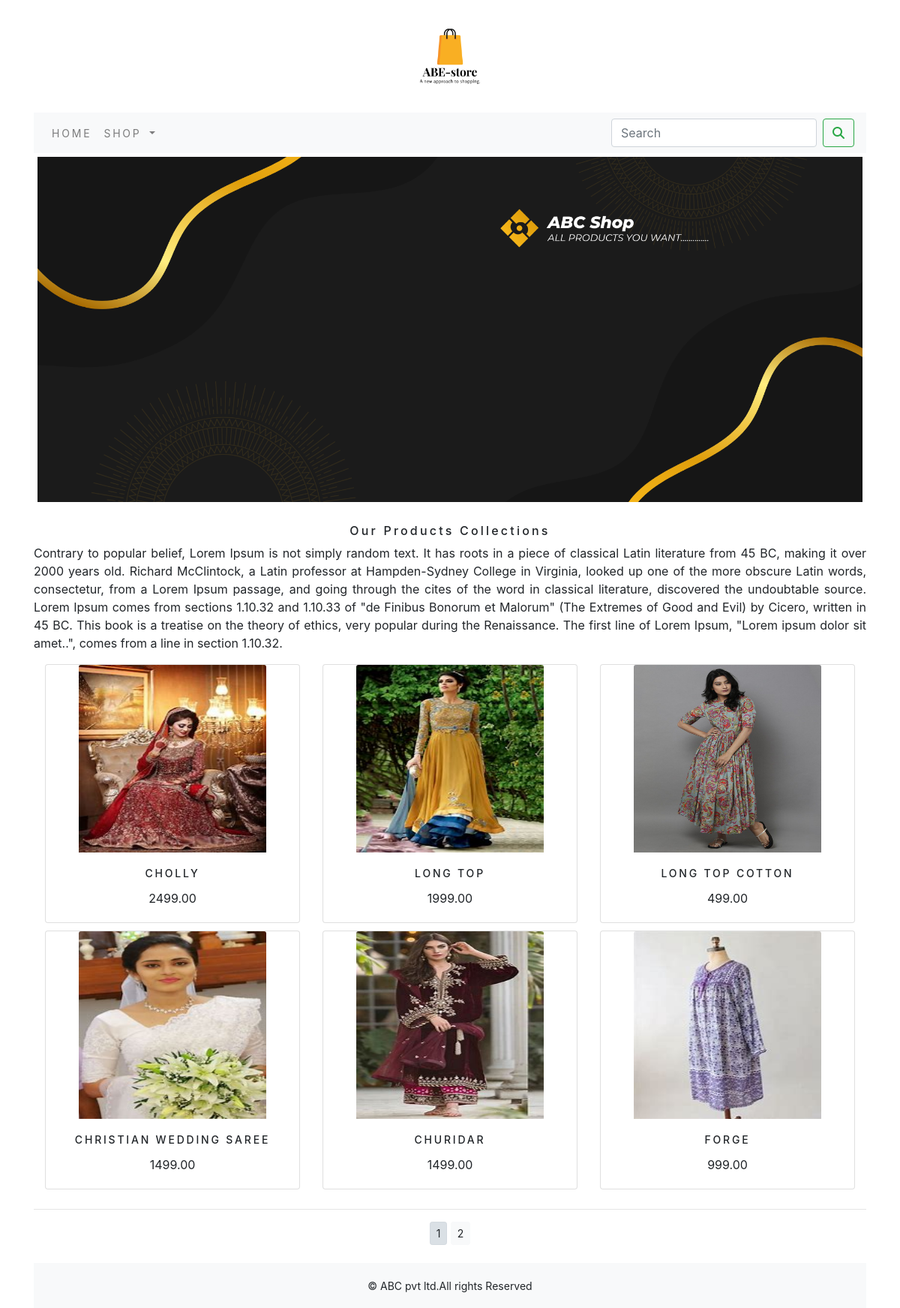
Page /shop on the committed database.
### shopapp/models.py (models this page shows, shortened)
class Product(models.Model):
        name = models.CharField(max_length=250, unique=True)
        slug = models.SlugField(max_length=250, unique=True)
        description = models.TextField(blank=True)
        price=models.DecimalField(max_digits=10,decimal_places=2)
        category=models.ForeignKey(Category,on_delete=models.CASCADE)
        image = models.ImageField(upload_to='product', blank=True)
        stock=models.IntegerField()
        available=models. BooleanField(default=True)
        created=models.DateTimeField(auto_now_add=True)
        updated=models.DateTimeField(auto_now=True)
        class Meta:
            ordering = ('name',)
            verbose_name = 'product'
            verbose_name_plural = 'products'
        def get_url(self):
            return reverse('shopapp:prodCatdetail', args=[self.category.slug,self.slug])

### shopapp/views.py (the view)
# urls.py: path('',views.allProdCat,name='allProdCat'),
def allProdCat(request,c_slug=None):
    c_page=None
    products_list=None
    if c_slug!=None:
        c_page=get_object_or_404(Category,slug=c_slug)
        products_list=Product.objects.all().filter(category=c_page,available=True)
    else:
        products_list=Product.objects.all().filter(available=True)
    paginator=Paginator( products_list,6)
    try:
        page=int(request.GET.get('page','1'))
    except:
        page=1
    try:
        products=paginator.page(page)
    except (EmptyPage,InvalidPage):
        products=paginator.page(paginator.num_pages)
    return render(request,"category.html",{'category':c_page,'products':products})

### cartapp/context_processors.py (called while the page is built)
def counter(request):
    item_count=0
    if 'admin' in request.path:
        return  {}
    else:
        try:
            cart=Cart.objects.filter(cart_id=_cart_id(request))
            car_items=CartItem.objects.all().filter(cart=cart[:1])
            for cart_item in car_items:
                item_count +=cart_item.quantity
        except Cart.DoseNotExist:
            item_count=0
    return dict(item_count=item_count)

### cartapp/views.py (called while the page is built)
def _cart_id(request):
    cart=request.session.session_key
    if not cart:
        cart=request.session.create()
    return cart

### shopapp/context_processors.py (called while the page is built)
def menu_links(request):
    links=Category.objects.all()
    return dict(links=links)

### shopapp/models.py (called while the page is built)
    def get_url(self):
        return reverse('shopapp:products_by_category', args=[self.slug])

### templates/category.html (shortened to what this page needs)
{% extends 'base.html' %}
{% load static %}
{% block content %}
<div class="mx-auto">
    {% if category %}
    <img class="my_image" src="{{category.image.url}}" alt="{{category.name}}">
</div>
    <br>
<div>
    <h1 class="text-center my_title">{{category.name}}</h1>
    <p class="text-justify">{{category.description}}</p>
</div>
    {% else %}
     <div>
         <img class="my_image my_image_padding" src="{% static 'img/banner.png' %}" alt="our products">
     </div><br>
     <div>
         <h1 class="text-center my_title"> Our Products Collections</h1>
         <p class="text-justify">Contrary to popular belief, Lorem Ipsum is not simply random text. It has roots in a piece of classical Latin literature from 45 BC, making it over 2000 years old. Richard McClintock, a Latin professor at Hampden-Sydney College in Virginia, looked up one of the more obscure Latin words, consectetur, from a Lorem Ipsum passage, and going through the cites of the word in classical literature, discovered the undoubtable source. Lorem Ipsum comes from sections 1.10.32 and 1.10.33 of "de Finibus Bonorum et Malorum" (The Extremes of Good and Evil) by Cicero, written in 45 BC. This book is a treatise on the theory of ethics, very popular during the Renaissance. The first line of Lorem Ipsum, "Lorem ipsum dolor sit amet..", comes from a line in section 1.10.32.</p>
     </div>
   {% endif %}
<div class="container">
    <div class="row mx_auto">
         {% for product in products.object_list %}
        <div class="my_bottom_margin col-9 col-sm-12 col-md-4  col-lg-4">
            <div class="card text-center" style="min-width:18rem;">
                <a href="{{product.get_url}}"><img class="card-img-top my_image"style="width:250px;height:250px;" src="{{product.image.url}}"  alt="{{product.name}}"></a>
              <div class="card-body">
                  <h5 class="card-title">{{product.name}}</h5>
                  <p class="card-text">{{product.price}}</p>
              </div>
            </div>
        </div>
         {% endfor %}
    </div>
</div>
<div class="mx-auto">
    {% if products.paginator.num_pages > 1 %}
   <hr>
    <div class="text-center">
        {% for pg in products.paginator.page_range %}
        <a href="?page={{pg}}" class="btn btn-light btn-sm {% if products.number == pg %} active {%endif %}">{{pg}}</a>
        {% endfor %}
    </div>
     {% endif %}
</div>
<br>
{% endblock %}

### templates/base.html (shortened to what this page needs)
{% load static %}
<!DOCTYPE html>
<html lang="en">
<head>
    <link rel="stylesheet" href="https://cdn.jsdelivr.net/npm/bootstrap@4.0.0/dist/css/bootstrap.min.css">
    <link rel="stylesheet" href="{% static 'css/custom.css'  %}">
    <link href="{% static 'css/bootstrap.min.css' %}" rel="stylesheet">
</head>
<body>
<div class="container">
    {% include 'header.html' %}
    {% include 'navbar.html' %}
    {% block content %}
    {% endblock %}
</div>
{% include 'footer.html' %}
</body>
</html>

### templates/header.html
{% load static %}
<header>
  <center>
    <a href="{% url 'shopapp:allProdCat' %}"> <img src="{% static 'img/logo.png' %}" alt="logimage" width="150px;" height="150px"></a>
  </center>
</header>

### templates/navbar.html (shortened to what this page needs)
<nav class="navbar navbar-expand-lg navbar-light bg-light">
  <div class="collapse navbar-collapse" id="navbarSupportedContent">
    <ul class="navbar-nav mr-auto">
      <li class="nav-item">
        <a class="nav-link" href="{% url 'shopapp:allProdCat' %}">Home</a>
      </li>
      <li class="nav-item dropdown {% if 'shopapp' in request.path %} active {% endif %}">
        <a class="nav-link dropdown-toggle" href="" role="button" data-toggle="dropdown" aria-expanded="false">
         Shop
        </a>
      </li>
    </ul>
    <form class="d-flex" action="{% url 'searchapp:SearchResult' %} " method="get">
      <input class="form-control mr-sm-2" type="search" placeholder="Search" name="q" aria-label="Search">
      <button class="btn btn-outline-success my-2 my-sm-0" type="submit"><i class="fa fa-search"></i></button>
    </form>
  </div>
</nav>

### templates/footer.html
<div class="footer navbar-fixed-bottom my_footer">
  <p class="text-center">&copy; ABC pvt ltd.All rights Reserved</p>
</div>

### static/css/custom.css (style rules this page uses)
.nav-item { letter-spacing: .2em; font-size:14px; text-transform :uppercase; }
.my_footer { background-color:#f8f9fa; height:60px; }
.my_footer p { padding-top:20px; font-size:14px; }
.my_image { width:100%; height:auto; }
.my_title { font-size:16px; text_transform:uppercase; letter-spacing:.2em; }
.my_image_padding { padding:5px; }
.my_bottom_margin { margin-bottom:10px; }
.card-body h5 { font-size:14px; text-transform:uppercase; letter-spacing:.2em }

### rows in the picture
Product: image (picture), name "CHOLLY", price "2499.00"
Product: image (picture), name "LONG TOP", price "1999.00"
Product: image (picture), name "LONG TOP COTTON", price "499.00"
Product: image (picture), name "CHRISTIAN WEDDING SAREE", price "1499.00"
Product: image (picture), name "CHURIDAR", price "1499.00"
Product: image (picture), name "FORGE", price "999.00"

### other values in the picture
{{ pg }} "1" "2"
